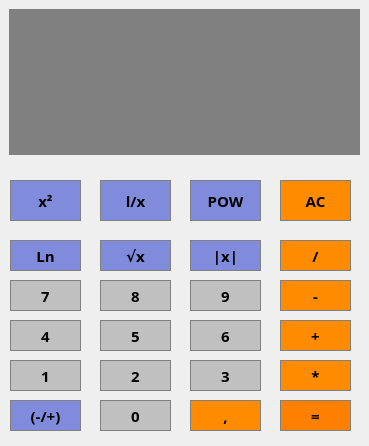
<?xml version="1.0" encoding="UTF-8"?>
<ui version="4.0">
 <class>UserInputWindow</class>
 <widget class="QWidget" name="UserInputWindow">
  <property name="geometry">
   <rect>
    <x>0</x>
    <y>0</y>
    <width>369</width>
    <height>446</height>
   </rect>
  </property>
  <property name="palette">
   <palette>
    <active/>
    <inactive/>
    <disabled/>
   </palette>
  </property>
  <widget class="QPushButton" name="ButtonCarre">
   <property name="geometry">
    <rect>
     <x>10</x>
     <y>180</y>
     <width>71</width>
     <height>41</height>
    </rect>
   </property>
   <property name="sizePolicy">
    <sizepolicy hsizetype="Preferred" vsizetype="Preferred">
     <horstretch>0</horstretch>
     <verstretch>0</verstretch>
    </sizepolicy>
   </property>
   <property name="font">
    <font>
     <family>Arial Black</family>
     <pointsize>11</pointsize>
     <bold>true</bold>
    </font>
   </property>
   <property name="styleSheet">
    <string notr="true">QPushButton {
	background-color: #808BDB;
	border: 1px solid grey;
	padding: 5px;
}

QPushButton:pressed {
	background-color: #A9A9A9;
	border: 1px solid grey;
	padding: 5px;
}</string>
   </property>
   <property name="text">
    <string>x²</string>
   </property>
  </widget>
  <widget class="QPushButton" name="ButtonOppose">
   <property name="geometry">
    <rect>
     <x>10</x>
     <y>400</y>
     <width>71</width>
     <height>31</height>
    </rect>
   </property>
   <property name="sizePolicy">
    <sizepolicy hsizetype="Preferred" vsizetype="Preferred">
     <horstretch>0</horstretch>
     <verstretch>0</verstretch>
    </sizepolicy>
   </property>
   <property name="font">
    <font>
     <family>Arial Black</family>
     <pointsize>11</pointsize>
     <bold>true</bold>
    </font>
   </property>
   <property name="styleSheet">
    <string notr="true">QPushButton {
	background-color: #808BDB;
	border: 1px solid grey;
	padding: 5px;
}

QPushButton:pressed {
	background-color: #A9A9A9;
	border: 1px solid grey;
	padding: 5px;
}</string>
   </property>
   <property name="text">
    <string>(-/+)</string>
   </property>
  </widget>
  <widget class="QPushButton" name="ButtonRacine">
   <property name="geometry">
    <rect>
     <x>100</x>
     <y>240</y>
     <width>71</width>
     <height>31</height>
    </rect>
   </property>
   <property name="sizePolicy">
    <sizepolicy hsizetype="Preferred" vsizetype="Preferred">
     <horstretch>0</horstretch>
     <verstretch>0</verstretch>
    </sizepolicy>
   </property>
   <property name="font">
    <font>
     <family>Arial Black</family>
     <pointsize>11</pointsize>
     <bold>true</bold>
    </font>
   </property>
   <property name="styleSheet">
    <string notr="true">QPushButton {
	background-color: #808BDB;
	border: 1px solid grey;
	padding: 5px;
}

QPushButton:pressed {
	background-color: #A9A9A9;
	border: 1px solid grey;
	padding: 5px;
}</string>
   </property>
   <property name="text">
    <string>√x</string>
   </property>
  </widget>
  <widget class="QPushButton" name="Button8">
   <property name="geometry">
    <rect>
     <x>100</x>
     <y>280</y>
     <width>71</width>
     <height>31</height>
    </rect>
   </property>
   <property name="sizePolicy">
    <sizepolicy hsizetype="Preferred" vsizetype="Preferred">
     <horstretch>0</horstretch>
     <verstretch>0</verstretch>
    </sizepolicy>
   </property>
   <property name="palette">
    <palette>
     <active>
      <colorrole role="Button">
       <brush brushstyle="SolidPattern">
        <color alpha="255">
         <red>0</red>
         <green>255</green>
         <blue>0</blue>
        </color>
       </brush>
      </colorrole>
      <colorrole role="Base">
       <brush brushstyle="SolidPattern">
        <color alpha="255">
         <red>192</red>
         <green>192</green>
         <blue>192</blue>
        </color>
       </brush>
      </colorrole>
      <colorrole role="Window">
       <brush brushstyle="SolidPattern">
        <color alpha="255">
         <red>192</red>
         <green>192</green>
         <blue>192</blue>
        </color>
       </brush>
      </colorrole>
     </active>
     <inactive>
      <colorrole role="Button">
       <brush brushstyle="SolidPattern">
        <color alpha="255">
         <red>240</red>
         <green>240</green>
         <blue>240</blue>
        </color>
       </brush>
      </colorrole>
      <colorrole role="Base">
       <brush brushstyle="SolidPattern">
        <color alpha="255">
         <red>255</red>
         <green>255</green>
         <blue>255</blue>
        </color>
       </brush>
      </colorrole>
      <colorrole role="Window">
       <brush brushstyle="SolidPattern">
        <color alpha="255">
         <red>240</red>
         <green>240</green>
         <blue>240</blue>
        </color>
       </brush>
      </colorrole>
     </inactive>
     <disabled>
      <colorrole role="Button">
       <brush brushstyle="SolidPattern">
        <color alpha="255">
         <red>0</red>
         <green>255</green>
         <blue>0</blue>
        </color>
       </brush>
      </colorrole>
      <colorrole role="Base">
       <brush brushstyle="SolidPattern">
        <color alpha="255">
         <red>192</red>
         <green>192</green>
         <blue>192</blue>
        </color>
       </brush>
      </colorrole>
      <colorrole role="Window">
       <brush brushstyle="SolidPattern">
        <color alpha="255">
         <red>192</red>
         <green>192</green>
         <blue>192</blue>
        </color>
       </brush>
      </colorrole>
     </disabled>
    </palette>
   </property>
   <property name="font">
    <font>
     <family>Arial Black</family>
     <pointsize>11</pointsize>
     <bold>true</bold>
    </font>
   </property>
   <property name="styleSheet">
    <string notr="true">QPushButton {
	background-color: #C0C0C0;
	border: 1px solid gray;
	padding: 5px;
}

QPushButton:pressed {
	background-color: #A9A9A9;
	border: 1px solid gray;
	padding: 5px;
}</string>
   </property>
   <property name="text">
    <string>8</string>
   </property>
  </widget>
  <widget class="QPushButton" name="Button5">
   <property name="geometry">
    <rect>
     <x>100</x>
     <y>320</y>
     <width>71</width>
     <height>31</height>
    </rect>
   </property>
   <property name="sizePolicy">
    <sizepolicy hsizetype="Preferred" vsizetype="Preferred">
     <horstretch>0</horstretch>
     <verstretch>0</verstretch>
    </sizepolicy>
   </property>
   <property name="font">
    <font>
     <family>Arial Black</family>
     <pointsize>11</pointsize>
     <bold>true</bold>
    </font>
   </property>
   <property name="styleSheet">
    <string notr="true">QPushButton {
	background-color: #C0C0C0;
	border: 1px solid gray;
	padding: 5px;
}

QPushButton:pressed {
	background-color: #A9A9A9;
	border: 1px solid gray;
	padding: 5px;
}</string>
   </property>
   <property name="text">
    <string>5</string>
   </property>
  </widget>
  <widget class="QPushButton" name="Button2">
   <property name="geometry">
    <rect>
     <x>100</x>
     <y>360</y>
     <width>71</width>
     <height>31</height>
    </rect>
   </property>
   <property name="sizePolicy">
    <sizepolicy hsizetype="Preferred" vsizetype="Preferred">
     <horstretch>0</horstretch>
     <verstretch>0</verstretch>
    </sizepolicy>
   </property>
   <property name="font">
    <font>
     <family>Arial Black</family>
     <pointsize>11</pointsize>
     <bold>true</bold>
    </font>
   </property>
   <property name="styleSheet">
    <string notr="true">QPushButton {
	background-color: #C0C0C0;
	border: 1px solid gray;
	padding: 5px;
}

QPushButton:pressed {
	background-color: #A9A9A9;
	border: 1px solid gray;
	padding: 5px;
}</string>
   </property>
   <property name="text">
    <string>2</string>
   </property>
  </widget>
  <widget class="QPushButton" name="ButtonAC">
   <property name="geometry">
    <rect>
     <x>280</x>
     <y>180</y>
     <width>71</width>
     <height>41</height>
    </rect>
   </property>
   <property name="sizePolicy">
    <sizepolicy hsizetype="Preferred" vsizetype="Preferred">
     <horstretch>0</horstretch>
     <verstretch>0</verstretch>
    </sizepolicy>
   </property>
   <property name="palette">
    <palette>
     <active>
      <colorrole role="WindowText">
       <brush brushstyle="SolidPattern">
        <color alpha="255">
         <red>0</red>
         <green>0</green>
         <blue>0</blue>
        </color>
       </brush>
      </colorrole>
      <colorrole role="Button">
       <brush brushstyle="SolidPattern">
        <color alpha="255">
         <red>170</red>
         <green>0</green>
         <blue>0</blue>
        </color>
       </brush>
      </colorrole>
      <colorrole role="Light">
       <brush brushstyle="SolidPattern">
        <color alpha="255">
         <red>255</red>
         <green>0</green>
         <blue>0</blue>
        </color>
       </brush>
      </colorrole>
      <colorrole role="Midlight">
       <brush brushstyle="SolidPattern">
        <color alpha="255">
         <red>212</red>
         <green>0</green>
         <blue>0</blue>
        </color>
       </brush>
      </colorrole>
      <colorrole role="Dark">
       <brush brushstyle="SolidPattern">
        <color alpha="255">
         <red>85</red>
         <green>0</green>
         <blue>0</blue>
        </color>
       </brush>
      </colorrole>
      <colorrole role="Mid">
       <brush brushstyle="SolidPattern">
        <color alpha="255">
         <red>113</red>
         <green>0</green>
         <blue>0</blue>
        </color>
       </brush>
      </colorrole>
      <colorrole role="Text">
       <brush brushstyle="SolidPattern">
        <color alpha="255">
         <red>0</red>
         <green>0</green>
         <blue>0</blue>
        </color>
       </brush>
      </colorrole>
      <colorrole role="BrightText">
       <brush brushstyle="SolidPattern">
        <color alpha="255">
         <red>255</red>
         <green>255</green>
         <blue>255</blue>
        </color>
       </brush>
      </colorrole>
      <colorrole role="ButtonText">
       <brush brushstyle="SolidPattern">
        <color alpha="255">
         <red>0</red>
         <green>0</green>
         <blue>0</blue>
        </color>
       </brush>
      </colorrole>
      <colorrole role="Base">
       <brush brushstyle="SolidPattern">
        <color alpha="255">
         <red>255</red>
         <green>255</green>
         <blue>255</blue>
        </color>
       </brush>
      </colorrole>
      <colorrole role="Window">
       <brush brushstyle="SolidPattern">
        <color alpha="255">
         <red>170</red>
         <green>0</green>
         <blue>0</blue>
        </color>
       </brush>
      </colorrole>
      <colorrole role="Shadow">
       <brush brushstyle="SolidPattern">
        <color alpha="255">
         <red>0</red>
         <green>0</green>
         <blue>0</blue>
        </color>
       </brush>
      </colorrole>
      <colorrole role="AlternateBase">
       <brush brushstyle="SolidPattern">
        <color alpha="255">
         <red>212</red>
         <green>127</green>
         <blue>127</blue>
        </color>
       </brush>
      </colorrole>
      <colorrole role="ToolTipBase">
       <brush brushstyle="SolidPattern">
        <color alpha="255">
         <red>255</red>
         <green>255</green>
         <blue>220</blue>
        </color>
       </brush>
      </colorrole>
      <colorrole role="ToolTipText">
       <brush brushstyle="SolidPattern">
        <color alpha="255">
         <red>0</red>
         <green>0</green>
         <blue>0</blue>
        </color>
       </brush>
      </colorrole>
     </active>
     <inactive>
      <colorrole role="WindowText">
       <brush brushstyle="SolidPattern">
        <color alpha="255">
         <red>0</red>
         <green>0</green>
         <blue>0</blue>
        </color>
       </brush>
      </colorrole>
      <colorrole role="Button">
       <brush brushstyle="SolidPattern">
        <color alpha="255">
         <red>240</red>
         <green>240</green>
         <blue>240</blue>
        </color>
       </brush>
      </colorrole>
      <colorrole role="Light">
       <brush brushstyle="SolidPattern">
        <color alpha="255">
         <red>255</red>
         <green>255</green>
         <blue>255</blue>
        </color>
       </brush>
      </colorrole>
      <colorrole role="Midlight">
       <brush brushstyle="SolidPattern">
        <color alpha="255">
         <red>227</red>
         <green>227</green>
         <blue>227</blue>
        </color>
       </brush>
      </colorrole>
      <colorrole role="Dark">
       <brush brushstyle="SolidPattern">
        <color alpha="255">
         <red>160</red>
         <green>160</green>
         <blue>160</blue>
        </color>
       </brush>
      </colorrole>
      <colorrole role="Mid">
       <brush brushstyle="SolidPattern">
        <color alpha="255">
         <red>160</red>
         <green>160</green>
         <blue>160</blue>
        </color>
       </brush>
      </colorrole>
      <colorrole role="Text">
       <brush brushstyle="SolidPattern">
        <color alpha="255">
         <red>0</red>
         <green>0</green>
         <blue>0</blue>
        </color>
       </brush>
      </colorrole>
      <colorrole role="BrightText">
       <brush brushstyle="SolidPattern">
        <color alpha="255">
         <red>255</red>
         <green>255</green>
         <blue>255</blue>
        </color>
       </brush>
      </colorrole>
      <colorrole role="ButtonText">
       <brush brushstyle="SolidPattern">
        <color alpha="255">
         <red>0</red>
         <green>0</green>
         <blue>0</blue>
        </color>
       </brush>
      </colorrole>
      <colorrole role="Base">
       <brush brushstyle="SolidPattern">
        <color alpha="255">
         <red>255</red>
         <green>255</green>
         <blue>255</blue>
        </color>
       </brush>
      </colorrole>
      <colorrole role="Window">
       <brush brushstyle="SolidPattern">
        <color alpha="255">
         <red>240</red>
         <green>240</green>
         <blue>240</blue>
        </color>
       </brush>
      </colorrole>
      <colorrole role="Shadow">
       <brush brushstyle="SolidPattern">
        <color alpha="255">
         <red>105</red>
         <green>105</green>
         <blue>105</blue>
        </color>
       </brush>
      </colorrole>
      <colorrole role="AlternateBase">
       <brush brushstyle="SolidPattern">
        <color alpha="255">
         <red>245</red>
         <green>245</green>
         <blue>245</blue>
        </color>
       </brush>
      </colorrole>
      <colorrole role="ToolTipBase">
       <brush brushstyle="SolidPattern">
        <color alpha="255">
         <red>255</red>
         <green>255</green>
         <blue>220</blue>
        </color>
       </brush>
      </colorrole>
      <colorrole role="ToolTipText">
       <brush brushstyle="SolidPattern">
        <color alpha="255">
         <red>0</red>
         <green>0</green>
         <blue>0</blue>
        </color>
       </brush>
      </colorrole>
     </inactive>
     <disabled>
      <colorrole role="WindowText">
       <brush brushstyle="SolidPattern">
        <color alpha="255">
         <red>85</red>
         <green>0</green>
         <blue>0</blue>
        </color>
       </brush>
      </colorrole>
      <colorrole role="Button">
       <brush brushstyle="SolidPattern">
        <color alpha="255">
         <red>170</red>
         <green>0</green>
         <blue>0</blue>
        </color>
       </brush>
      </colorrole>
      <colorrole role="Light">
       <brush brushstyle="SolidPattern">
        <color alpha="255">
         <red>255</red>
         <green>0</green>
         <blue>0</blue>
        </color>
       </brush>
      </colorrole>
      <colorrole role="Midlight">
       <brush brushstyle="SolidPattern">
        <color alpha="255">
         <red>212</red>
         <green>0</green>
         <blue>0</blue>
        </color>
       </brush>
      </colorrole>
      <colorrole role="Dark">
       <brush brushstyle="SolidPattern">
        <color alpha="255">
         <red>85</red>
         <green>0</green>
         <blue>0</blue>
        </color>
       </brush>
      </colorrole>
      <colorrole role="Mid">
       <brush brushstyle="SolidPattern">
        <color alpha="255">
         <red>113</red>
         <green>0</green>
         <blue>0</blue>
        </color>
       </brush>
      </colorrole>
      <colorrole role="Text">
       <brush brushstyle="SolidPattern">
        <color alpha="255">
         <red>85</red>
         <green>0</green>
         <blue>0</blue>
        </color>
       </brush>
      </colorrole>
      <colorrole role="BrightText">
       <brush brushstyle="SolidPattern">
        <color alpha="255">
         <red>255</red>
         <green>255</green>
         <blue>255</blue>
        </color>
       </brush>
      </colorrole>
      <colorrole role="ButtonText">
       <brush brushstyle="SolidPattern">
        <color alpha="255">
         <red>85</red>
         <green>0</green>
         <blue>0</blue>
        </color>
       </brush>
      </colorrole>
      <colorrole role="Base">
       <brush brushstyle="SolidPattern">
        <color alpha="255">
         <red>170</red>
         <green>0</green>
         <blue>0</blue>
        </color>
       </brush>
      </colorrole>
      <colorrole role="Window">
       <brush brushstyle="SolidPattern">
        <color alpha="255">
         <red>170</red>
         <green>0</green>
         <blue>0</blue>
        </color>
       </brush>
      </colorrole>
      <colorrole role="Shadow">
       <brush brushstyle="SolidPattern">
        <color alpha="255">
         <red>0</red>
         <green>0</green>
         <blue>0</blue>
        </color>
       </brush>
      </colorrole>
      <colorrole role="AlternateBase">
       <brush brushstyle="SolidPattern">
        <color alpha="255">
         <red>245</red>
         <green>245</green>
         <blue>245</blue>
        </color>
       </brush>
      </colorrole>
      <colorrole role="ToolTipBase">
       <brush brushstyle="SolidPattern">
        <color alpha="255">
         <red>255</red>
         <green>255</green>
         <blue>220</blue>
        </color>
       </brush>
      </colorrole>
      <colorrole role="ToolTipText">
       <brush brushstyle="SolidPattern">
        <color alpha="255">
         <red>0</red>
         <green>0</green>
         <blue>0</blue>
        </color>
       </brush>
      </colorrole>
     </disabled>
    </palette>
   </property>
   <property name="font">
    <font>
     <family>Arial Black</family>
     <pointsize>11</pointsize>
     <bold>true</bold>
    </font>
   </property>
   <property name="styleSheet">
    <string notr="true">QPushButton {
	background-color: #FF8C00;
	border: 1px solid gray;
	padding: 5px;
}

QPushButton:pressed {
	background-color: #A9A9A9;
	border: 1px solid gray;
	padding: 5px;
}</string>
   </property>
   <property name="text">
    <string>AC</string>
   </property>
  </widget>
  <widget class="QPushButton" name="Button6">
   <property name="geometry">
    <rect>
     <x>190</x>
     <y>320</y>
     <width>71</width>
     <height>31</height>
    </rect>
   </property>
   <property name="sizePolicy">
    <sizepolicy hsizetype="Preferred" vsizetype="Preferred">
     <horstretch>0</horstretch>
     <verstretch>0</verstretch>
    </sizepolicy>
   </property>
   <property name="font">
    <font>
     <family>Arial Black</family>
     <pointsize>11</pointsize>
     <bold>true</bold>
    </font>
   </property>
   <property name="styleSheet">
    <string notr="true">QPushButton {
	background-color: #C0C0C0;
	border: 1px solid gray;
	padding: 5px;
}

QPushButton:pressed {
	background-color: #A9A9A9;
	border: 1px solid gray;
	padding: 5px;
}</string>
   </property>
   <property name="text">
    <string>6</string>
   </property>
  </widget>
  <widget class="QPushButton" name="Button7">
   <property name="geometry">
    <rect>
     <x>10</x>
     <y>280</y>
     <width>71</width>
     <height>31</height>
    </rect>
   </property>
   <property name="sizePolicy">
    <sizepolicy hsizetype="Preferred" vsizetype="Preferred">
     <horstretch>0</horstretch>
     <verstretch>0</verstretch>
    </sizepolicy>
   </property>
   <property name="font">
    <font>
     <family>Arial Black</family>
     <pointsize>11</pointsize>
     <bold>true</bold>
    </font>
   </property>
   <property name="styleSheet">
    <string notr="true">QPushButton {
	background-color: #C0C0C0;
	border: 1px solid gray;
	padding: 5px;
}

QPushButton:pressed {
	background-color: #A9A9A9;
	border: 1px solid gray;
	padding: 5px;
}</string>
   </property>
   <property name="text">
    <string>7</string>
   </property>
  </widget>
  <widget class="QPushButton" name="ButtonLogNeperien">
   <property name="geometry">
    <rect>
     <x>10</x>
     <y>240</y>
     <width>71</width>
     <height>31</height>
    </rect>
   </property>
   <property name="sizePolicy">
    <sizepolicy hsizetype="Preferred" vsizetype="Preferred">
     <horstretch>0</horstretch>
     <verstretch>0</verstretch>
    </sizepolicy>
   </property>
   <property name="font">
    <font>
     <family>Arial Black</family>
     <pointsize>11</pointsize>
     <bold>true</bold>
    </font>
   </property>
   <property name="styleSheet">
    <string notr="true">QPushButton {
	background-color: #808BDB;
	border: 1px solid grey;
	padding: 5px;
}

QPushButton:pressed {
	background-color: #A9A9A9;
	border: 1px solid grey;
	padding: 5px;
}</string>
   </property>
   <property name="text">
    <string>Ln</string>
   </property>
  </widget>
  <widget class="QPushButton" name="ButtonAbsolue">
   <property name="geometry">
    <rect>
     <x>190</x>
     <y>240</y>
     <width>71</width>
     <height>31</height>
    </rect>
   </property>
   <property name="sizePolicy">
    <sizepolicy hsizetype="Preferred" vsizetype="Preferred">
     <horstretch>0</horstretch>
     <verstretch>0</verstretch>
    </sizepolicy>
   </property>
   <property name="font">
    <font>
     <family>Arial Black</family>
     <pointsize>11</pointsize>
     <bold>true</bold>
    </font>
   </property>
   <property name="styleSheet">
    <string notr="true">QPushButton {
	background-color: #808BDB;
	border: 1px solid grey;
	padding: 5px;
}

QPushButton:pressed {
	background-color: #A9A9A9;
	border: 1px solid grey;
	padding: 5px;
}</string>
   </property>
   <property name="text">
    <string>|x|</string>
   </property>
  </widget>
  <widget class="QPushButton" name="Button4">
   <property name="geometry">
    <rect>
     <x>10</x>
     <y>320</y>
     <width>71</width>
     <height>31</height>
    </rect>
   </property>
   <property name="sizePolicy">
    <sizepolicy hsizetype="Preferred" vsizetype="Preferred">
     <horstretch>0</horstretch>
     <verstretch>0</verstretch>
    </sizepolicy>
   </property>
   <property name="font">
    <font>
     <family>Arial Black</family>
     <pointsize>11</pointsize>
     <bold>true</bold>
    </font>
   </property>
   <property name="styleSheet">
    <string notr="true">QPushButton {
	background-color: #C0C0C0;
	border: 1px solid gray;
	padding: 5px;
}

QPushButton:pressed {
	background-color: #A9A9A9;
	border: 1px solid gray;
	padding: 5px;
}</string>
   </property>
   <property name="text">
    <string>4</string>
   </property>
  </widget>
  <widget class="QPushButton" name="Button3">
   <property name="geometry">
    <rect>
     <x>190</x>
     <y>360</y>
     <width>71</width>
     <height>31</height>
    </rect>
   </property>
   <property name="sizePolicy">
    <sizepolicy hsizetype="Preferred" vsizetype="Preferred">
     <horstretch>0</horstretch>
     <verstretch>0</verstretch>
    </sizepolicy>
   </property>
   <property name="font">
    <font>
     <family>Arial Black</family>
     <pointsize>11</pointsize>
     <bold>true</bold>
    </font>
   </property>
   <property name="styleSheet">
    <string notr="true">QPushButton {
	background-color: #C0C0C0;
	border: 1px solid gray;
	padding: 5px;
}

QPushButton:pressed {
	background-color: #A9A9A9;
	border: 1px solid gray;
	padding: 5px;
}</string>
   </property>
   <property name="text">
    <string>3</string>
   </property>
  </widget>
  <widget class="QPushButton" name="Button1">
   <property name="geometry">
    <rect>
     <x>10</x>
     <y>360</y>
     <width>71</width>
     <height>31</height>
    </rect>
   </property>
   <property name="sizePolicy">
    <sizepolicy hsizetype="Preferred" vsizetype="Preferred">
     <horstretch>0</horstretch>
     <verstretch>0</verstretch>
    </sizepolicy>
   </property>
   <property name="font">
    <font>
     <family>Arial Black</family>
     <pointsize>11</pointsize>
     <bold>true</bold>
    </font>
   </property>
   <property name="styleSheet">
    <string notr="true">QPushButton {
	background-color: #C0C0C0;
	border: 1px solid gray;
	padding: 5px;
}

QPushButton:pressed {
	background-color: #A9A9A9;
	border: 1px solid gray;
	padding: 5px;
}</string>
   </property>
   <property name="text">
    <string>1</string>
   </property>
  </widget>
  <widget class="QPushButton" name="Button0">
   <property name="geometry">
    <rect>
     <x>100</x>
     <y>400</y>
     <width>71</width>
     <height>31</height>
    </rect>
   </property>
   <property name="sizePolicy">
    <sizepolicy hsizetype="Preferred" vsizetype="Preferred">
     <horstretch>0</horstretch>
     <verstretch>0</verstretch>
    </sizepolicy>
   </property>
   <property name="font">
    <font>
     <family>Arial Black</family>
     <pointsize>11</pointsize>
     <bold>true</bold>
    </font>
   </property>
   <property name="styleSheet">
    <string notr="true">QPushButton {
	background-color: #C0C0C0;
	border: 1px solid gray;
	padding: 5px;
}

QPushButton:pressed {
	background-color: #A9A9A9;
	border: 1px solid gray;
	padding: 5px;
}</string>
   </property>
   <property name="text">
    <string>0</string>
   </property>
  </widget>
  <widget class="QPushButton" name="Button9">
   <property name="geometry">
    <rect>
     <x>190</x>
     <y>280</y>
     <width>71</width>
     <height>31</height>
    </rect>
   </property>
   <property name="sizePolicy">
    <sizepolicy hsizetype="Preferred" vsizetype="Preferred">
     <horstretch>0</horstretch>
     <verstretch>0</verstretch>
    </sizepolicy>
   </property>
   <property name="font">
    <font>
     <family>Arial Black</family>
     <pointsize>11</pointsize>
     <bold>true</bold>
    </font>
   </property>
   <property name="styleSheet">
    <string notr="true">QPushButton {
	background-color: #C0C0C0;
	border: 1px solid gray;
	padding: 5px;
}

QPushButton:pressed {
	background-color: #A9A9A9;
	border: 1px solid gray;
	padding: 5px;
}</string>
   </property>
   <property name="text">
    <string>9</string>
   </property>
  </widget>
  <widget class="QPushButton" name="ButtonInverse">
   <property name="geometry">
    <rect>
     <x>100</x>
     <y>180</y>
     <width>71</width>
     <height>41</height>
    </rect>
   </property>
   <property name="sizePolicy">
    <sizepolicy hsizetype="Preferred" vsizetype="Preferred">
     <horstretch>0</horstretch>
     <verstretch>0</verstretch>
    </sizepolicy>
   </property>
   <property name="font">
    <font>
     <family>Arial Black</family>
     <pointsize>11</pointsize>
     <bold>true</bold>
    </font>
   </property>
   <property name="styleSheet">
    <string notr="true">QPushButton {
	background-color: #808BDB;
	border: 1px solid grey;
	padding: 5px;
}

QPushButton:pressed {
	background-color: #A9A9A9;
	border: 1px solid grey;
	padding: 5px;
}</string>
   </property>
   <property name="text">
    <string>l/x</string>
   </property>
  </widget>
  <widget class="QPushButton" name="ButtonVirgule">
   <property name="geometry">
    <rect>
     <x>190</x>
     <y>400</y>
     <width>71</width>
     <height>31</height>
    </rect>
   </property>
   <property name="sizePolicy">
    <sizepolicy hsizetype="Preferred" vsizetype="Preferred">
     <horstretch>0</horstretch>
     <verstretch>0</verstretch>
    </sizepolicy>
   </property>
   <property name="font">
    <font>
     <family>Arial Black</family>
     <pointsize>11</pointsize>
     <bold>true</bold>
    </font>
   </property>
   <property name="styleSheet">
    <string notr="true">QPushButton {
	background-color: #FF8C00;
	border: 1px solid gray;
	padding: 5px;
}

QPushButton:pressed {
	background-color: #A9A9A9;
	border: 1px solid gray;
	padding: 5px;
}</string>
   </property>
   <property name="text">
    <string>,</string>
   </property>
  </widget>
  <widget class="QPushButton" name="ButtonPuissance">
   <property name="geometry">
    <rect>
     <x>190</x>
     <y>180</y>
     <width>71</width>
     <height>41</height>
    </rect>
   </property>
   <property name="sizePolicy">
    <sizepolicy hsizetype="Preferred" vsizetype="Preferred">
     <horstretch>0</horstretch>
     <verstretch>0</verstretch>
    </sizepolicy>
   </property>
   <property name="font">
    <font>
     <family>Arial Black</family>
     <pointsize>11</pointsize>
     <bold>true</bold>
    </font>
   </property>
   <property name="styleSheet">
    <string notr="true">QPushButton {
	background-color: #808BDB;
	border: 1px solid grey;
	padding: 5px;
}

QPushButton:pressed {
	background-color: #A9A9A9;
	border: 1px solid grey;
	padding: 5px;
}</string>
   </property>
   <property name="text">
    <string>POW</string>
   </property>
  </widget>
  <widget class="QPushButton" name="ButtonMult">
   <property name="geometry">
    <rect>
     <x>280</x>
     <y>360</y>
     <width>71</width>
     <height>31</height>
    </rect>
   </property>
   <property name="sizePolicy">
    <sizepolicy hsizetype="Preferred" vsizetype="Preferred">
     <horstretch>0</horstretch>
     <verstretch>0</verstretch>
    </sizepolicy>
   </property>
   <property name="font">
    <font>
     <family>Arial Black</family>
     <pointsize>11</pointsize>
     <bold>true</bold>
    </font>
   </property>
   <property name="styleSheet">
    <string notr="true">QPushButton {
	background-color: #FF8C00;
	border: 1px solid gray;
	padding: 5px;
}

QPushButton:pressed {
	background-color: #A9A9A9;
	border: 1px solid gray;
	padding: 5px;
}</string>
   </property>
   <property name="text">
    <string>*</string>
   </property>
  </widget>
  <widget class="QPushButton" name="ButtonMinus">
   <property name="geometry">
    <rect>
     <x>280</x>
     <y>280</y>
     <width>71</width>
     <height>31</height>
    </rect>
   </property>
   <property name="sizePolicy">
    <sizepolicy hsizetype="Preferred" vsizetype="Preferred">
     <horstretch>0</horstretch>
     <verstretch>0</verstretch>
    </sizepolicy>
   </property>
   <property name="font">
    <font>
     <family>Arial Black</family>
     <pointsize>11</pointsize>
     <bold>true</bold>
    </font>
   </property>
   <property name="styleSheet">
    <string notr="true">QPushButton {
	background-color: #FF8C00;
	border: 1px solid gray;
	padding: 5px;
}

QPushButton:pressed {
	background-color: #A9A9A9;
	border: 1px solid gray;
	padding: 5px;
}</string>
   </property>
   <property name="text">
    <string>-</string>
   </property>
  </widget>
  <widget class="QPushButton" name="ButtonAdd">
   <property name="geometry">
    <rect>
     <x>280</x>
     <y>320</y>
     <width>71</width>
     <height>31</height>
    </rect>
   </property>
   <property name="sizePolicy">
    <sizepolicy hsizetype="Preferred" vsizetype="Preferred">
     <horstretch>0</horstretch>
     <verstretch>0</verstretch>
    </sizepolicy>
   </property>
   <property name="font">
    <font>
     <family>Arial Black</family>
     <pointsize>11</pointsize>
     <bold>true</bold>
    </font>
   </property>
   <property name="styleSheet">
    <string notr="true">QPushButton {
	background-color: #FF8C00;
	border: 1px solid gray;
	padding: 5px;
}

QPushButton:pressed {
	background-color: #A9A9A9;
	border: 1px solid gray;
	padding: 5px;
}</string>
   </property>
   <property name="text">
    <string>+</string>
   </property>
  </widget>
  <widget class="QLineEdit" name="Display">
   <property name="geometry">
    <rect>
     <x>9</x>
     <y>9</y>
     <width>351</width>
     <height>146</height>
    </rect>
   </property>
   <property name="sizePolicy">
    <sizepolicy hsizetype="Preferred" vsizetype="Expanding">
     <horstretch>0</horstretch>
     <verstretch>0</verstretch>
    </sizepolicy>
   </property>
   <property name="minimumSize">
    <size>
     <width>0</width>
     <height>146</height>
    </size>
   </property>
   <property name="palette">
    <palette>
     <active>
      <colorrole role="WindowText">
       <brush brushstyle="SolidPattern">
        <color alpha="255">
         <red>0</red>
         <green>0</green>
         <blue>0</blue>
        </color>
       </brush>
      </colorrole>
      <colorrole role="Button">
       <brush brushstyle="SolidPattern">
        <color alpha="255">
         <red>217</red>
         <green>253</green>
         <blue>255</blue>
        </color>
       </brush>
      </colorrole>
      <colorrole role="Light">
       <brush brushstyle="SolidPattern">
        <color alpha="255">
         <red>255</red>
         <green>255</green>
         <blue>255</blue>
        </color>
       </brush>
      </colorrole>
      <colorrole role="Midlight">
       <brush brushstyle="SolidPattern">
        <color alpha="255">
         <red>236</red>
         <green>254</green>
         <blue>255</blue>
        </color>
       </brush>
      </colorrole>
      <colorrole role="Dark">
       <brush brushstyle="SolidPattern">
        <color alpha="255">
         <red>108</red>
         <green>126</green>
         <blue>127</blue>
        </color>
       </brush>
      </colorrole>
      <colorrole role="Mid">
       <brush brushstyle="SolidPattern">
        <color alpha="255">
         <red>145</red>
         <green>169</green>
         <blue>170</blue>
        </color>
       </brush>
      </colorrole>
      <colorrole role="Text">
       <brush brushstyle="SolidPattern">
        <color alpha="255">
         <red>0</red>
         <green>0</green>
         <blue>0</blue>
        </color>
       </brush>
      </colorrole>
      <colorrole role="BrightText">
       <brush brushstyle="SolidPattern">
        <color alpha="255">
         <red>255</red>
         <green>255</green>
         <blue>255</blue>
        </color>
       </brush>
      </colorrole>
      <colorrole role="ButtonText">
       <brush brushstyle="SolidPattern">
        <color alpha="255">
         <red>0</red>
         <green>0</green>
         <blue>0</blue>
        </color>
       </brush>
      </colorrole>
      <colorrole role="Base">
       <brush brushstyle="SolidPattern">
        <color alpha="255">
         <red>255</red>
         <green>255</green>
         <blue>255</blue>
        </color>
       </brush>
      </colorrole>
      <colorrole role="Window">
       <brush brushstyle="SolidPattern">
        <color alpha="255">
         <red>217</red>
         <green>253</green>
         <blue>255</blue>
        </color>
       </brush>
      </colorrole>
      <colorrole role="Shadow">
       <brush brushstyle="SolidPattern">
        <color alpha="255">
         <red>0</red>
         <green>0</green>
         <blue>0</blue>
        </color>
       </brush>
      </colorrole>
      <colorrole role="AlternateBase">
       <brush brushstyle="SolidPattern">
        <color alpha="255">
         <red>236</red>
         <green>254</green>
         <blue>255</blue>
        </color>
       </brush>
      </colorrole>
      <colorrole role="ToolTipBase">
       <brush brushstyle="SolidPattern">
        <color alpha="255">
         <red>255</red>
         <green>255</green>
         <blue>220</blue>
        </color>
       </brush>
      </colorrole>
      <colorrole role="ToolTipText">
       <brush brushstyle="SolidPattern">
        <color alpha="255">
         <red>0</red>
         <green>0</green>
         <blue>0</blue>
        </color>
       </brush>
      </colorrole>
     </active>
     <inactive>
      <colorrole role="WindowText">
       <brush brushstyle="SolidPattern">
        <color alpha="255">
         <red>0</red>
         <green>0</green>
         <blue>0</blue>
        </color>
       </brush>
      </colorrole>
      <colorrole role="Button">
       <brush brushstyle="SolidPattern">
        <color alpha="255">
         <red>240</red>
         <green>240</green>
         <blue>240</blue>
        </color>
       </brush>
      </colorrole>
      <colorrole role="Light">
       <brush brushstyle="SolidPattern">
        <color alpha="255">
         <red>255</red>
         <green>255</green>
         <blue>255</blue>
        </color>
       </brush>
      </colorrole>
      <colorrole role="Midlight">
       <brush brushstyle="SolidPattern">
        <color alpha="255">
         <red>227</red>
         <green>227</green>
         <blue>227</blue>
        </color>
       </brush>
      </colorrole>
      <colorrole role="Dark">
       <brush brushstyle="SolidPattern">
        <color alpha="255">
         <red>160</red>
         <green>160</green>
         <blue>160</blue>
        </color>
       </brush>
      </colorrole>
      <colorrole role="Mid">
       <brush brushstyle="SolidPattern">
        <color alpha="255">
         <red>160</red>
         <green>160</green>
         <blue>160</blue>
        </color>
       </brush>
      </colorrole>
      <colorrole role="Text">
       <brush brushstyle="SolidPattern">
        <color alpha="255">
         <red>0</red>
         <green>0</green>
         <blue>0</blue>
        </color>
       </brush>
      </colorrole>
      <colorrole role="BrightText">
       <brush brushstyle="SolidPattern">
        <color alpha="255">
         <red>255</red>
         <green>255</green>
         <blue>255</blue>
        </color>
       </brush>
      </colorrole>
      <colorrole role="ButtonText">
       <brush brushstyle="SolidPattern">
        <color alpha="255">
         <red>0</red>
         <green>0</green>
         <blue>0</blue>
        </color>
       </brush>
      </colorrole>
      <colorrole role="Base">
       <brush brushstyle="SolidPattern">
        <color alpha="255">
         <red>255</red>
         <green>255</green>
         <blue>255</blue>
        </color>
       </brush>
      </colorrole>
      <colorrole role="Window">
       <brush brushstyle="SolidPattern">
        <color alpha="255">
         <red>240</red>
         <green>240</green>
         <blue>240</blue>
        </color>
       </brush>
      </colorrole>
      <colorrole role="Shadow">
       <brush brushstyle="SolidPattern">
        <color alpha="255">
         <red>105</red>
         <green>105</green>
         <blue>105</blue>
        </color>
       </brush>
      </colorrole>
      <colorrole role="AlternateBase">
       <brush brushstyle="SolidPattern">
        <color alpha="255">
         <red>245</red>
         <green>245</green>
         <blue>245</blue>
        </color>
       </brush>
      </colorrole>
      <colorrole role="ToolTipBase">
       <brush brushstyle="SolidPattern">
        <color alpha="255">
         <red>255</red>
         <green>255</green>
         <blue>220</blue>
        </color>
       </brush>
      </colorrole>
      <colorrole role="ToolTipText">
       <brush brushstyle="SolidPattern">
        <color alpha="255">
         <red>0</red>
         <green>0</green>
         <blue>0</blue>
        </color>
       </brush>
      </colorrole>
     </inactive>
     <disabled>
      <colorrole role="WindowText">
       <brush brushstyle="SolidPattern">
        <color alpha="255">
         <red>108</red>
         <green>126</green>
         <blue>127</blue>
        </color>
       </brush>
      </colorrole>
      <colorrole role="Button">
       <brush brushstyle="SolidPattern">
        <color alpha="255">
         <red>217</red>
         <green>253</green>
         <blue>255</blue>
        </color>
       </brush>
      </colorrole>
      <colorrole role="Light">
       <brush brushstyle="SolidPattern">
        <color alpha="255">
         <red>255</red>
         <green>255</green>
         <blue>255</blue>
        </color>
       </brush>
      </colorrole>
      <colorrole role="Midlight">
       <brush brushstyle="SolidPattern">
        <color alpha="255">
         <red>236</red>
         <green>254</green>
         <blue>255</blue>
        </color>
       </brush>
      </colorrole>
      <colorrole role="Dark">
       <brush brushstyle="SolidPattern">
        <color alpha="255">
         <red>108</red>
         <green>126</green>
         <blue>127</blue>
        </color>
       </brush>
      </colorrole>
      <colorrole role="Mid">
       <brush brushstyle="SolidPattern">
        <color alpha="255">
         <red>145</red>
         <green>169</green>
         <blue>170</blue>
        </color>
       </brush>
      </colorrole>
      <colorrole role="Text">
       <brush brushstyle="SolidPattern">
        <color alpha="255">
         <red>108</red>
         <green>126</green>
         <blue>127</blue>
        </color>
       </brush>
      </colorrole>
      <colorrole role="BrightText">
       <brush brushstyle="SolidPattern">
        <color alpha="255">
         <red>255</red>
         <green>255</green>
         <blue>255</blue>
        </color>
       </brush>
      </colorrole>
      <colorrole role="ButtonText">
       <brush brushstyle="SolidPattern">
        <color alpha="255">
         <red>108</red>
         <green>126</green>
         <blue>127</blue>
        </color>
       </brush>
      </colorrole>
      <colorrole role="Base">
       <brush brushstyle="SolidPattern">
        <color alpha="255">
         <red>217</red>
         <green>253</green>
         <blue>255</blue>
        </color>
       </brush>
      </colorrole>
      <colorrole role="Window">
       <brush brushstyle="SolidPattern">
        <color alpha="255">
         <red>217</red>
         <green>253</green>
         <blue>255</blue>
        </color>
       </brush>
      </colorrole>
      <colorrole role="Shadow">
       <brush brushstyle="SolidPattern">
        <color alpha="255">
         <red>0</red>
         <green>0</green>
         <blue>0</blue>
        </color>
       </brush>
      </colorrole>
      <colorrole role="AlternateBase">
       <brush brushstyle="SolidPattern">
        <color alpha="255">
         <red>245</red>
         <green>245</green>
         <blue>245</blue>
        </color>
       </brush>
      </colorrole>
      <colorrole role="ToolTipBase">
       <brush brushstyle="SolidPattern">
        <color alpha="255">
         <red>255</red>
         <green>255</green>
         <blue>220</blue>
        </color>
       </brush>
      </colorrole>
      <colorrole role="ToolTipText">
       <brush brushstyle="SolidPattern">
        <color alpha="255">
         <red>0</red>
         <green>0</green>
         <blue>0</blue>
        </color>
       </brush>
      </colorrole>
     </disabled>
    </palette>
   </property>
   <property name="font">
    <font>
     <family>Open Sans</family>
     <pointsize>22</pointsize>
     <bold>true</bold>
    </font>
   </property>
   <property name="cursor">
    <cursorShape>ArrowCursor</cursorShape>
   </property>
   <property name="focusPolicy">
    <enum>Qt::StrongFocus</enum>
   </property>
   <property name="styleSheet">
    <string notr="true">QLineEdit {
	background-color: gray;
	border : 1px solid gray;
	color: #ffffff;
}</string>
   </property>
   <property name="text">
    <string/>
   </property>
   <property name="alignment">
    <set>Qt::AlignRight|Qt::AlignTrailing|Qt::AlignVCenter</set>
   </property>
  </widget>
  <widget class="QPushButton" name="ButtonEquals">
   <property name="geometry">
    <rect>
     <x>280</x>
     <y>400</y>
     <width>71</width>
     <height>31</height>
    </rect>
   </property>
   <property name="sizePolicy">
    <sizepolicy hsizetype="Preferred" vsizetype="Preferred">
     <horstretch>0</horstretch>
     <verstretch>0</verstretch>
    </sizepolicy>
   </property>
   <property name="font">
    <font>
     <family>Arial Black</family>
     <pointsize>11</pointsize>
     <bold>true</bold>
    </font>
   </property>
   <property name="styleSheet">
    <string notr="true">QPushButton {
	background-color: #FF8000;
	border: 1px solid gray;
	padding: 5px;
}

QPushButton:pressed {
	background-color: #A9A9A9;
	border: 1px solid gray;
	padding: 5px;
}</string>
   </property>
   <property name="text">
    <string>=</string>
   </property>
  </widget>
  <widget class="QPushButton" name="ButtonDiv">
   <property name="geometry">
    <rect>
     <x>280</x>
     <y>240</y>
     <width>71</width>
     <height>31</height>
    </rect>
   </property>
   <property name="sizePolicy">
    <sizepolicy hsizetype="Preferred" vsizetype="Preferred">
     <horstretch>0</horstretch>
     <verstretch>0</verstretch>
    </sizepolicy>
   </property>
   <property name="font">
    <font>
     <family>Arial Black</family>
     <pointsize>11</pointsize>
     <bold>true</bold>
    </font>
   </property>
   <property name="styleSheet">
    <string notr="true">QPushButton {
	background-color: #FF8C00;
	border: 1px solid gray;
	padding: 5px;
}

QPushButton:pressed {
	background-color: #A9A9A9;
	border: 1px solid gray;
	padding: 5px;
}</string>
   </property>
   <property name="text">
    <string>/</string>
   </property>
  </widget>
 </widget>
 <resources/>
 <connections/>
</ui>
